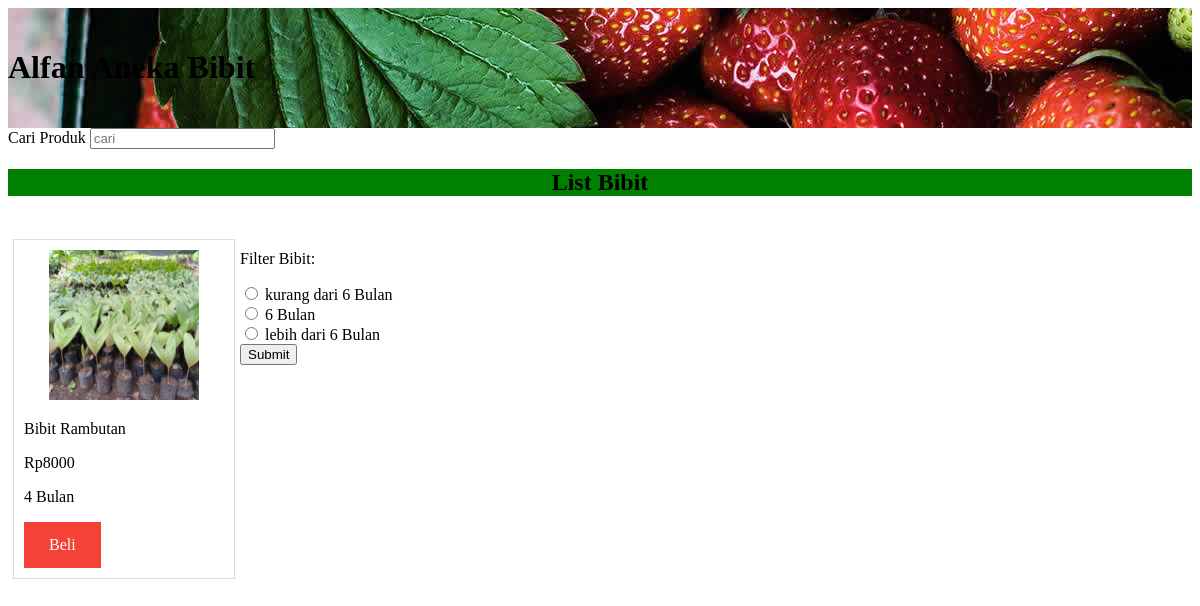
The page /index.php?cari=Bibit Rambutan on the database its author committed.
### tables this page shows
CREATE TABLE `tb_bibit` (
  `id_bibit` int(11) NOT NULL,
  `nama_bibit` varchar(20) NOT NULL,
  `harga_bibit` varchar(20) NOT NULL,
  `umur_bibit` tinyint(2) NOT NULL,
  `gbr_produk` varchar(50) NOT NULL
);

### index.php (the view, shortened to what this page needs)
<!DOCTYPE html>
<html lang="en">
<head>
    <link rel="stylesheet" type="text/css" href="style.css">
</head>
<body>
    <div class="header">
    <h1>Alfan Aneka Bibit</h1>
</div>
    <form method="get" action="">
    <label for="cari">Cari Produk</label>
    <input type="text" name="cari" placeholder="cari">
</form>
<div class="judul">
<center><h2> List Bibit </h2></center>
</div>
<br>
<?php
include "koneksi.php";
$query_mysqli = mysqli_query($koneksi,"select * from tb_bibit");
if (isset($_GET['cari'])) {
   $query_mysqli = mysqli_query($koneksi, "SELECT * FROM tb_bibit WHERE nama_bibit LIKE'%".$_GET['cari']."%'");
}
while ($data = mysqli_fetch_array($query_mysqli)){
    ?>
<div class="col-md-3">
<div class="list-produk">
<div class="card">
    <center>
    <img src="img/<?php echo $data['gbr_produk']; ?>" width="150px"></center>
    <div class="card-body">
    <p><?php echo $data['nama_bibit']; ?></p>
    <p>Rp<?php echo $data['harga_bibit']; ?></p>
    <p><?php echo $data['umur_bibit']; ?> Bulan</p>
    <a href="default.asp" target="_blank">Beli</a>
</div>
</div>
</div>
</div>
<?php } ?>
<form method="get" action="">
  <p>Filter Bibit:</p>
  <input type="radio"  name="umur" value="-1">
  <label > kurang dari 6 Bulan</label><br>
  <input type="radio"  name="umur" value="0">
  <label >6 Bulan</label><br>
  <input type="radio"  name="umur" value="1">
  <label >lebih dari 6 Bulan</label><br>
  <input type="submit" name="button" value="Submit"/>
</form>
</body>
</html>

### style.css (style rules this page uses)
.header { background-image: url("all-bg-title.jpg"); padding-top: 20px; padding-bottom: 20px; font-weight: bold; }
.judul { background-color: green; margin-top: 15px; }
.list-produk { border: 1px solid gainsboro; padding: 10px; float: left; width: 200px; margin: 5px; }
a:link, a:visited { background-color: #f44336; color: white; padding: 14px 25px; text-align: center; text-decoration: none; display: inline-block; }

### rows shown on the page
tb_bibit: gbr_produk (picture), nama_bibit "Bibit Rambutan", harga_bibit "8000", umur_bibit "4"
